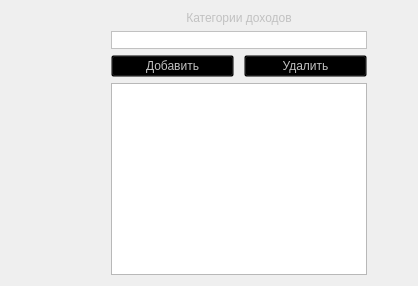
            <widget class="QWidget" name="tab_7">
             <attribute name="title">
              <string>Tab 3</string>
             </attribute>
             <layout class="QHBoxLayout" name="horizontalLayout_7">
              <item>
               <layout class="QGridLayout" name="gridLayout_5">
                <property name="leftMargin">
                 <number>100</number>
                </property>
                <item row="1" column="0">
                 <widget class="QLineEdit" name="lineEdit">
                  <property name="maximumSize">
                   <size>
                    <width>300</width>
                    <height>16777215</height>
                   </size>
                  </property>
                  <property name="styleSheet">
                   <string notr="true">font: 25 10pt &quot;Bahnschrift Light&quot;;
color: rgb(193,193,193);
border-width: 1px;
border-style: solid;
border-color: rgba(0,0,0,0);
border-color: rgb(193,193,193);</string>
                  </property>
                 </widget>
                </item>
                <item row="3" column="0">
                 <widget class="QTableWidget" name="tableWidget_4">
                  <property name="maximumSize">
                   <size>
                    <width>300</width>
                    <height>16777215</height>
                   </size>
                  </property>
                  <property name="styleSheet">
                   <string notr="true">font: 25 10pt &quot;Bahnschrift Light&quot;;
color: rgb(193,193,193);</string>
                  </property>
                 </widget>
                </item>
                <item row="2" column="0">
                 <layout class="QHBoxLayout" name="horizontalLayout_9">
                  <property name="spacing">
                   <number>10</number>
                  </property>
                  <item>
                   <widget class="QPushButton" name="pushButton_13">
                    <property name="maximumSize">
                     <size>
                      <width>145</width>
                      <height>16777215</height>
                     </size>
                    </property>
                    <property name="cursor">
                     <cursorShape>PointingHandCursor</cursorShape>
                    </property>
                    <property name="styleSheet">
                     <string notr="true">background-color: rgba(0,0,0,0);
font: 25 10pt &quot;Bahnschrift Light&quot;;
color:rgb(193, 193, 193)</string>
                    </property>
                    <property name="text">
                     <string>Добавить</string>
                    </property>
                   </widget>
                  </item>
                  <item>
                   <widget class="QPushButton" name="pushButton_14">
                    <property name="maximumSize">
                     <size>
                      <width>145</width>
                      <height>16777215</height>
                     </size>
                    </property>
                    <property name="cursor">
                     <cursorShape>PointingHandCursor</cursorShape>
                    </property>
                    <property name="styleSheet">
                     <string notr="true">background-color: rgba(0,0,0,0);
font: 25 10pt &quot;Bahnschrift Light&quot;;
color:rgb(193, 193, 193)</string>
                    </property>
                    <property name="text">
                     <string>Удалить</string>
                    </property>
                   </widget>
                  </item>
                 </layout>
                </item>
                <item row="0" column="0">
                 <widget class="QLabel" name="label_15">
                  <property name="styleSheet">
                   <string notr="true">font: 25 14pt &quot;Bahnschrift Light&quot;;
color: rgb(193,193,193)</string>
                  </property>
                  <property name="text">
                   <string>Категории доходов</string>
                  </property>
                  <property name="alignment">
                   <set>Qt::AlignCenter</set>
                  </property>
                 </widget>
                </item>
               </layout>
              </item>
              <item>
               <spacer name="horizontalSpacer_5">
                <property name="orientation">
                 <enum>Qt::Horizontal</enum>
                </property>
                <property name="sizeHint" stdset="0">
                 <size>
                  <width>40</width>
                  <height>20</height>
                 </size>
                </property>
               </spacer>
              </item>
             </layout>
            </widget>
